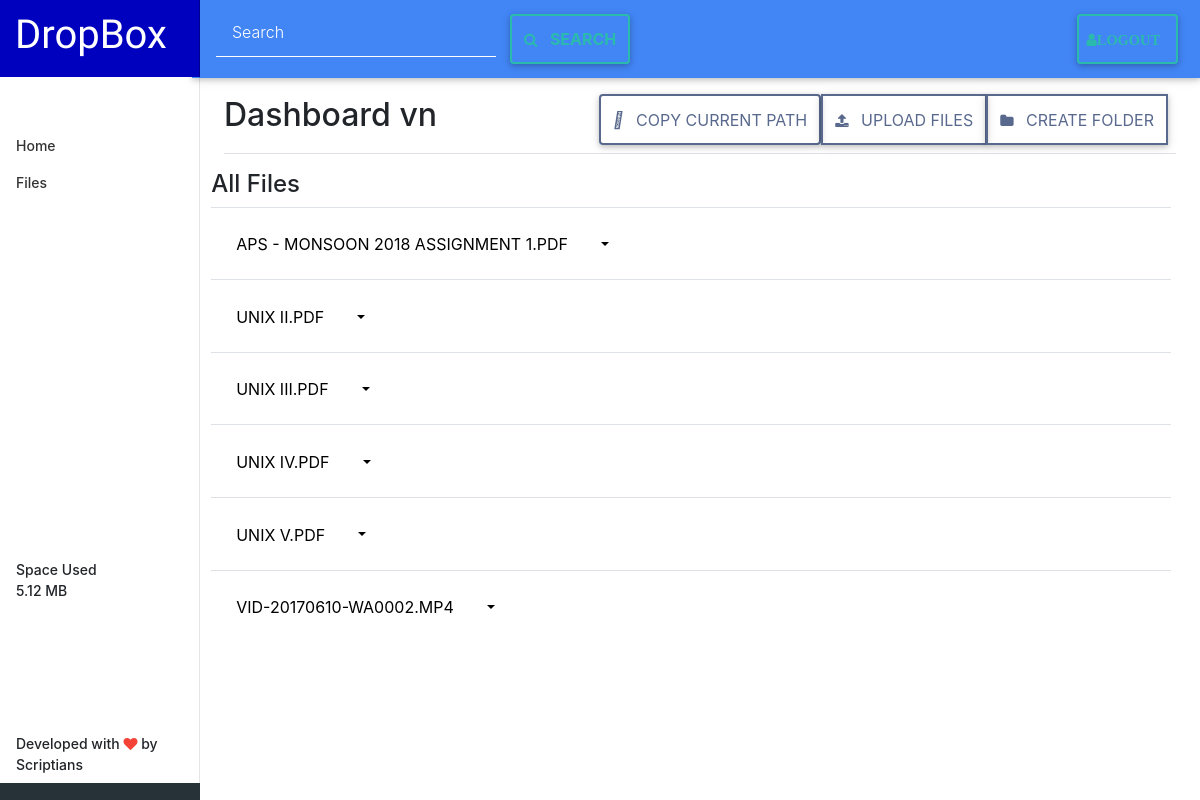
Before: /allfiles (signed in) with the older database file.
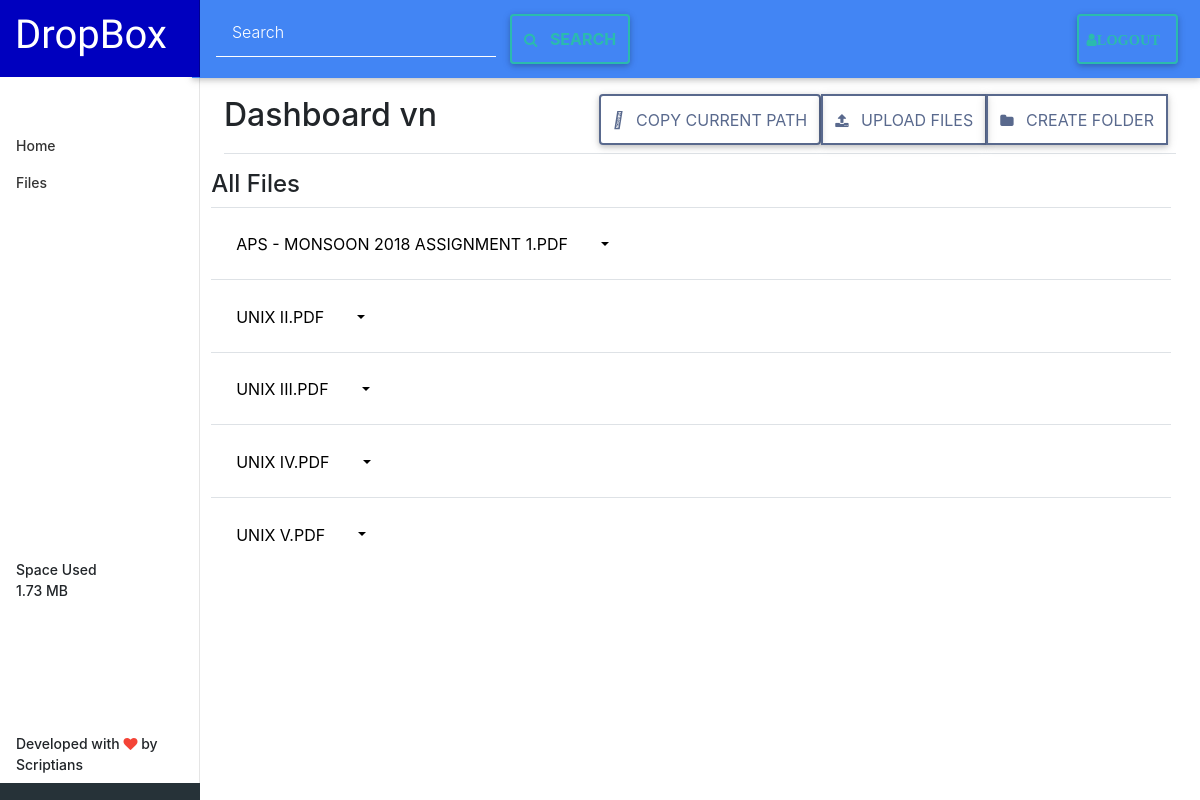
After: the same page with the newer database file.
### model.py (models this page shows)
class File(db.Model):
    __tablename__ = 'FILE'
    fileId = db.Column('FILEID', db.Integer, primary_key=True)
    fileName = db.Column('FILENAME', db.Unicode)
    filePerm = db.Column('FPERMISSION', db.Boolean)
    size = db.Column('SIZE', db.Float)
    uId = db.Column('UID', db.Integer, db.ForeignKey('USER.UID'))
    pFolderId = db.Column('P_FOLDERID', db.Integer, db.ForeignKey('FOLDER.FOLDERID'))

### app.py (the view)
@app.route('/allfiles')
def allfiles():
    userId = RetrieveSessionDetails('userId')
    UserData = BusinessLayer.getAllFiles(userId)
    userclassInstance = UserClass()
    userclassInstance.setUserDetails(RetrieveSessionDetails('userId'),RetrieveSessionDetails('userName'),"passwd","name","email","phone")
    userclassInstance.setCurrentFolderId('0')
    userclassInstance.setCurrentFolderName("All files")
    userclassInstance.setHomeFolderId(RetrieveSessionDetails('homeFolderId'))
    UserData['UserDetails'] = userclassInstance
    UserData["sourceParameter"]="NotsearchIndex"
    UserData["AllFilesource"]="AllFilesource"
    return render_template('index.html',**UserData)

### BusinessLayer.py (called while the page is built)
    def getAllFiles(self,userId):
        UserData = {}
        listofFileDetails = []
        FileDetailsDB = self.dbObject.listFilesForUser(userId)
        for item in FileDetailsDB:
            FileDetails = classObject.FileClass()
            FileDetails.setFileDetails(item.fileId,item.fileName,item.filePerm,item.size,item.uId,item.pFolderId)
            listofFileDetails.append(FileDetails)
        UserData["FileDetails"] = listofFileDetails;
        return UserData

### ClassStructure.py (called while the page is built)
	def setUserDetails(self,userid,userName,passwd,name,email,phone):
		self.userid=userid
		self.userName = userName
		self.passwd=passwd
		self.name=name
		self.email=email
		self.phone=phone

	def setCurrentFolderId(self,currentFolderId):
		self.currentFolderId = currentFolderId

	def setCurrentFolderName(self,currentFolderName):
		self.currentFolderName=currentFolderName

	def setHomeFolderId(self,HomeFolderId):
		self.HomeFolderId=HomeFolderId

	def setFileDetails(self,fileid,filename,filepermission,size,owner,parentFolderId):
		self.fileid=fileid
		self.filename=filename
		self.filepermission=filepermission
		self.size=size
		self.owner=owner
		self.parentFolderId=parentFolderId

### app.py (called while the page is built)
def RetrieveSessionDetails(key):
    if session[key] != None:
        return session[key]
    return None

### dao.py (called while the page is built)
@event.listens_for(Engine, "connect")
def set_sqlite_pragma(dbapi_connection, connection_record):
    cursor = dbapi_connection.cursor()
    cursor.execute("PRAGMA foreign_keys=ON")
    cursor.close()

def listFilesForUser(uId):
    files = File.query.filter_by(uId=uId).all()
    return files

### templates/index.html (shortened to what this page needs)
{% extends "layout.html" %}
{% block userwelcome %}
  <h1 class="h2"> Dashboard {{UserDetails.userName}} </h1>
{% endblock %}
{% block icon %}
<div style="background-color:blue">
<a class="navbar-brand col-sm-3 col-md-12 mr-2"
      href = "{{url_for('index',folderId = UserDetails.HomeFolderId)}}">
      <h1 style="line-height: 1.1;"><font color="white" style="font-family:Titan One;">DropBox</font></h1>
</a></div>
{% endblock %}
{% block gotohome %}
    <a class="nav-link active"
      href = "{{url_for('index',folderId = UserDetails.HomeFolderId)}}">
      <br><br>
       Home
    </a>
{% endblock %}
{% block showallfiles %}
    <a class="nav-link" href = "{{url_for('allfiles')}}">
      Files
    </a>
{% endblock %}
{% block showSize %}
  <a class="nav-link" >
Space Used
      <br>
{% if session['TotalSize'] <= 1024 %}
{% print session['TotalSize'] %} B
{% elif session['TotalSize'] > 1024 and session['TotalSize'] <= 1048576 %}
{% set var=session['TotalSize'] / 1024 %}
{{'%0.2f' % var|float}} KB
{% elif session['TotalSize'] > 1048576 and session['TotalSize'] <= 1073741824%}
{% set var= session['TotalSize'] / 1048576 %}
{{'%0.2f' % var|float}} MB
{% else %}
{% set var= session['TotalSize'] / 1073741824 %}
{{'%0.2f' % var|float}} GB
{% endif %}
  </a>
{% endblock %}
{% block aboutus %}
    <a class="nav-link">
      Developed with <i class="fa fa-heart red-text " aria-hidden="true"></i> by Scriptians
    </a>
{% endblock %}
  {% block body %}
  {% if sourceParameter|string == "searchSource"|string %}
    <h4 style="margin-left: 22%;margin-right:7%;"> Search Result </h4>
  {% elif AllFilesource|string == "AllFilesource"|string %}
    <h4 style="margin-left: 22%;margin-right:7%;"> All Files </h4>
  {% elif  UserDetails.currentFolderId|string == UserDetails.HomeFolderId|string %}
    <h4 style="margin-left: 22%;margin-right:7%;"> Home </h4>
  {% endif %}
  <div class="table-responsive table-wrapper-scroll-y"
  style="margin-left: 22%;margin-right:7%;overflow-y:visible;overflow-x:visible;">
    <table class="table table-hover">
    <tbody>
      {% for items in FileDetails %}
        <tr>
          <td>
              <div class="btn-group">
                <button type="button" class="btn btn-link">{% print items.filename %}</button>
                <button type="button" class="btn btn-link dropdown-toggle px-3"
                  data-toggle="dropdown" aria-haspopup="true"
                  aria-expanded="false">
                </button>
              </div>
          </td>
        </tr>
      {% endfor %}
     </tbody>
    </table>
  </div>
{% endblock %}
{% block search %}
    <form class="form-inline" action = "{{url_for('search')}}" method = "POST">
      <div class="md-form my-0">
      <input class="form-control mr-lg-2" name ="fileName" type="text" placeholder="Search" aria-label="Search">
      <button class="btn btn-outline-default waves-effect" type="submit" id="button-addon2">
      <i class="fa fa-search fa-sm pr-2" aria-hidden="true"></i>
        <b>Search</b></button>
      </div>
    </form>
{% endblock %}
{% block upload %}
  <div class="btn-group" role="group" aria-label="Basic example">
  <form class="form-inline" action = "{{url_for('copyCurrentPath')}}" method = "POST">
    <button type="submit" class="btn btn-outline-mdb-color waves-effect">
      <i class="fas fa-copy fa-sm pr-2" aria-hidden="true" ></i>
      Copy Current Path
    </button>
  </form>
  <button  data-toggle="modal" data-target="#uploadfiles" type="button" class="btn btn-outline-mdb-color waves-effect">
    <i class="fa fa-upload fa-sm pr-2" aria-hidden="true"></i>
      Upload Files
  </button>
    <button  data-toggle="modal" data-target="#createfolder" type="button" class = " btn btn-outline-mdb-color waves-effect">
    <i class="fa fa-folder fa-sm pr-2" aria-hidden="true"></i>
    Create Folder
  </button>
  </div>
{% endblock %}
{% block signOut %}
<a href="{{url_for('logout')}}">
  <button type="button" class="btn btn-outline-default waves-effect px-2">
    <i class="fa fa-user fa-sm pr-2" aria-hidden="true"><b>Logout</b></i></button></a>
{% endblock %}

### templates/layout.html (shortened to what this page needs)
<!DOCTYPE html>
<html lang="en">
  <head>
    <link href="https://maxcdn.bootstrapcdn.com/font-awesome/4.7.0/css/font-awesome.min.css" rel="stylesheet">
    <link rel="stylesheet" type="text/css" href="{{ url_for('static',filename='css/mdb.min.css')}}">
    <link rel="stylesheet" type="text/css" href="{{ url_for('static',filename='css/bootstrap.min.css')}}">
    <link rel="stylesheet" type="text/css" href="{{ url_for('static',filename='css/font-awesome.min.css')}}">
    <link rel="stylesheet" type="text/css" href="{{ url_for('static',filename='css/style.css')}}">
  </head>
  <body>
  <nav style="margin-left: 16%" class="navbar navbar-expand-lg navbar-dark primary-color">
    <div class="collapse navbar-collapse" id="basicExampleNav">
      <ul class="navbar-nav mr-auto">
        <li class="nav-item active">
          {% block search %}{% endblock %}
        </li>
      </ul>
      {% block signOut %}{% endblock %}
    </div>
  </nav>
    <div class="container-fluid">
      <div class="row">
        <nav class="col-md-2 d-none d-md-block bg-blue sidebar">
          {% block icon %}{% endblock %}
          <div class="sidebar-sticky">
            <ul class="nav flex-column">
              <li class="nav-item">
                {% block gotohome %}{% endblock %}
              </li>
              <li class="nav-item">
                {% block showallfiles %}{% endblock %}
              </li>
              <li class="nav-item" style="margin-top:350px;">
                {% block showSize %}{% endblock %}
              </li>
              <li class="nav-item" style="margin-top:58%;">
                {% block aboutus %}{% endblock %}
              </li>
              <li>
              <footer class="page-footer font-small special-color-dark pt-4">
                </footer>
              </li>
            </ul>
          </div>
        </nav>
        <main role="main" class="col-md-9 ml-sm-auto col-lg-10 pt-3 px-4">
            <div class="d-flex justify-content-between flex-wrap flex-md-nowrap align-items-center pb-2 mb-3 border-bottom">
                    {% block userwelcome %}{% endblock %}
                <div class="btn-toolbar mb-2 mb-md-0">
                    <div class="btn-group mr-2">
                        {% block upload %} {% endblock %}
                    </div>
                </div>
            </div>
        </main>
      </div>
    </div>
    <div id = "dashboard" style="margin-right: 20%">
            {% block body %} {% endblock %}
    </div>
  </body>
</html>

### static/css/style.css (style rules this page uses)
body { font-size: .875rem; }
.sidebar { position: fixed; top: 0; height: 100%; bottom: 0; left: 0; z-index: 100; padding: 0; box-shadow: inset -1px 0 0 rgba(0, 0, 0, .1); }
.sidebar-sticky { position: -webkit-sticky; position: sticky; top: 48px; height: calc(100vh - 48px); padding-top: .5rem; overflow-x: hidden; overflow-y: auto; }
.sidebar .nav-link { font-weight: 500; color: #333; }
.navbar-brand { padding-top: .75rem; padding-bottom: .75rem; font-size: 1rem; background-color: rgba(0, 0, 0, .25); box-shadow: inset -1px 0 0 rgba(0, 0, 0, .25); }
.navbar .form-control { padding: .75rem 1rem; border-width: 0; border-radius: 0; float: left; }
.border-bottom { border-bottom: 1px solid #e5e5e5; }

Changed rows visible on the page:
removed File: FILENAME "VID-20170610-WA0002.MP4"
Other visible differences:
{{ '%0.2f' % var|float }}: "5.12" → "1.73"
